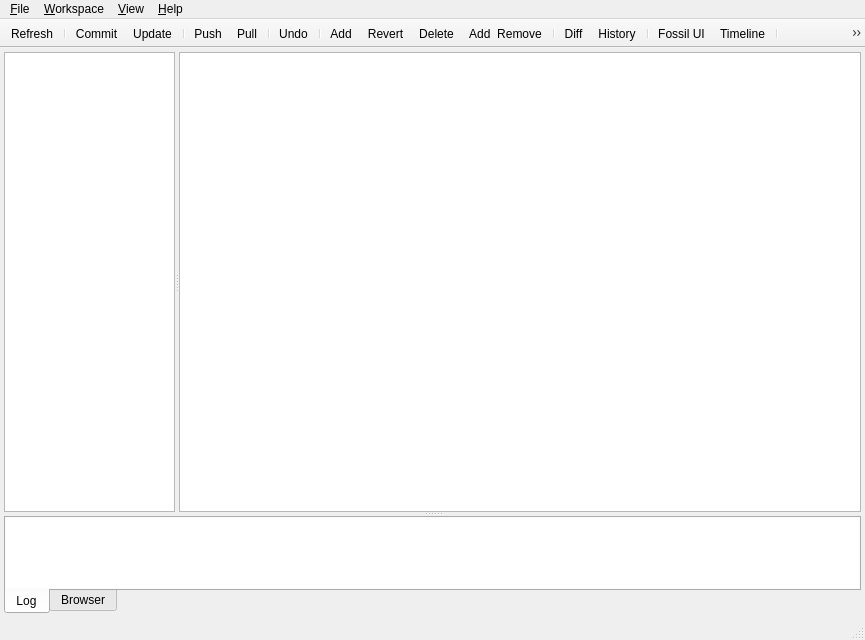
<?xml version="1.0" encoding="UTF-8"?>
<ui version="4.0">
 <class>MainWindow</class>
 <widget class="QMainWindow" name="MainWindow">
  <property name="geometry">
   <rect>
    <x>0</x>
    <y>0</y>
    <width>865</width>
    <height>640</height>
   </rect>
  </property>
  <property name="acceptDrops">
   <bool>true</bool>
  </property>
  <property name="windowTitle">
   <string>Diesel</string>
  </property>
  <property name="windowIcon">
   <iconset resource="../rsrc/resources.qrc">
    <normaloff>:/icons/icon-application</normaloff>:/icons/icon-application</iconset>
  </property>
  <property name="unifiedTitleAndToolBarOnMac">
   <bool>true</bool>
  </property>
  <widget class="QWidget" name="centralWidget">
   <layout class="QVBoxLayout" name="verticalLayout">
    <property name="leftMargin">
     <number>4</number>
    </property>
    <property name="topMargin">
     <number>4</number>
    </property>
    <property name="rightMargin">
     <number>4</number>
    </property>
    <property name="bottomMargin">
     <number>4</number>
    </property>
    <item>
     <widget class="QSplitter" name="splitterVertical">
      <property name="sizePolicy">
       <sizepolicy hsizetype="Preferred" vsizetype="Expanding">
        <horstretch>0</horstretch>
        <verstretch>0</verstretch>
       </sizepolicy>
      </property>
      <property name="orientation">
       <enum>Qt::Vertical</enum>
      </property>
      <widget class="QSplitter" name="splitterHorizontal">
       <property name="sizePolicy">
        <sizepolicy hsizetype="Expanding" vsizetype="Expanding">
         <horstretch>0</horstretch>
         <verstretch>75</verstretch>
        </sizepolicy>
       </property>
       <property name="orientation">
        <enum>Qt::Horizontal</enum>
       </property>
       <widget class="QTreeView" name="workspaceTreeView">
        <property name="sizePolicy">
         <sizepolicy hsizetype="Preferred" vsizetype="Expanding">
          <horstretch>20</horstretch>
          <verstretch>0</verstretch>
         </sizepolicy>
        </property>
        <property name="contextMenuPolicy">
         <enum>Qt::CustomContextMenu</enum>
        </property>
        <property name="editTriggers">
         <set>QAbstractItemView::NoEditTriggers</set>
        </property>
        <property name="selectionMode">
         <enum>QAbstractItemView::ExtendedSelection</enum>
        </property>
        <property name="selectionBehavior">
         <enum>QAbstractItemView::SelectItems</enum>
        </property>
        <property name="sortingEnabled">
         <bool>false</bool>
        </property>
        <attribute name="headerShowSortIndicator" stdset="0">
         <bool>false</bool>
        </attribute>
       </widget>
       <widget class="FileTableView" name="fileTableView">
        <property name="sizePolicy">
         <sizepolicy hsizetype="Preferred" vsizetype="Expanding">
          <horstretch>80</horstretch>
          <verstretch>0</verstretch>
         </sizepolicy>
        </property>
        <property name="contextMenuPolicy">
         <enum>Qt::CustomContextMenu</enum>
        </property>
        <property name="editTriggers">
         <set>QAbstractItemView::NoEditTriggers</set>
        </property>
        <property name="alternatingRowColors">
         <bool>true</bool>
        </property>
        <property name="selectionBehavior">
         <enum>QAbstractItemView::SelectRows</enum>
        </property>
        <property name="verticalScrollMode">
         <enum>QAbstractItemView::ScrollPerPixel</enum>
        </property>
        <property name="horizontalScrollMode">
         <enum>QAbstractItemView::ScrollPerPixel</enum>
        </property>
        <property name="showGrid">
         <bool>false</bool>
        </property>
        <property name="sortingEnabled">
         <bool>true</bool>
        </property>
        <property name="wordWrap">
         <bool>false</bool>
        </property>
        <attribute name="horizontalHeaderMinimumSectionSize">
         <number>20</number>
        </attribute>
        <attribute name="horizontalHeaderHighlightSections">
         <bool>false</bool>
        </attribute>
        <attribute name="horizontalHeaderShowSortIndicator" stdset="0">
         <bool>true</bool>
        </attribute>
        <attribute name="horizontalHeaderStretchLastSection">
         <bool>true</bool>
        </attribute>
        <attribute name="verticalHeaderVisible">
         <bool>false</bool>
        </attribute>
        <attribute name="verticalHeaderDefaultSectionSize">
         <number>30</number>
        </attribute>
       </widget>
      </widget>
      <widget class="QTabWidget" name="tabWidget">
       <property name="sizePolicy">
        <sizepolicy hsizetype="Expanding" vsizetype="Expanding">
         <horstretch>0</horstretch>
         <verstretch>8</verstretch>
        </sizepolicy>
       </property>
       <property name="tabPosition">
        <enum>QTabWidget::South</enum>
       </property>
       <property name="currentIndex">
        <number>0</number>
       </property>
       <widget class="QWidget" name="tabLog">
        <attribute name="title">
         <string>Log</string>
        </attribute>
        <layout class="QVBoxLayout" name="verticalLayout_2">
         <property name="leftMargin">
          <number>0</number>
         </property>
         <property name="topMargin">
          <number>0</number>
         </property>
         <property name="rightMargin">
          <number>0</number>
         </property>
         <property name="bottomMargin">
          <number>0</number>
         </property>
         <item>
          <widget class="QTextBrowser" name="textBrowser">
           <property name="sizePolicy">
            <sizepolicy hsizetype="Preferred" vsizetype="Preferred">
             <horstretch>0</horstretch>
             <verstretch>0</verstretch>
            </sizepolicy>
           </property>
           <property name="contextMenuPolicy">
            <enum>Qt::CustomContextMenu</enum>
           </property>
           <property name="frameShape">
            <enum>QFrame::NoFrame</enum>
           </property>
          </widget>
         </item>
        </layout>
       </widget>
       <widget class="QWidget" name="tabBrowser">
        <attribute name="title">
         <string>Browser</string>
        </attribute>
        <layout class="QVBoxLayout" name="verticalLayout_3">
         <property name="spacing">
          <number>0</number>
         </property>
         <property name="leftMargin">
          <number>0</number>
         </property>
         <property name="topMargin">
          <number>0</number>
         </property>
         <property name="rightMargin">
          <number>0</number>
         </property>
         <property name="bottomMargin">
          <number>0</number>
         </property>
        </layout>
       </widget>
      </widget>
     </widget>
    </item>
   </layout>
  </widget>
  <widget class="QMenuBar" name="menuBar">
   <property name="geometry">
    <rect>
     <x>0</x>
     <y>0</y>
     <width>865</width>
     <height>20</height>
    </rect>
   </property>
   <widget class="QMenu" name="menuFile">
    <property name="title">
     <string>&amp;File</string>
    </property>
    <addaction name="actionNewRepository"/>
    <addaction name="actionCloneRepository"/>
    <addaction name="separator"/>
    <addaction name="actionOpenRepository"/>
    <addaction name="actionCloseRepository"/>
    <addaction name="separator"/>
    <addaction name="actionSettings"/>
    <addaction name="separator"/>
    <addaction name="separator"/>
    <addaction name="actionQuit"/>
   </widget>
   <widget class="QMenu" name="menuHelp">
    <property name="title">
     <string>&amp;Help</string>
    </property>
    <addaction name="actionAbout"/>
   </widget>
   <widget class="QMenu" name="menuView">
    <property name="title">
     <string>&amp;View</string>
    </property>
    <addaction name="actionViewAll"/>
    <addaction name="actionViewModifedOnly"/>
    <addaction name="separator"/>
    <addaction name="actionViewModified"/>
    <addaction name="actionViewUnchanged"/>
    <addaction name="actionViewUnknown"/>
    <addaction name="actionViewIgnored"/>
    <addaction name="separator"/>
    <addaction name="actionViewAsList"/>
    <addaction name="actionViewAsFolders"/>
   </widget>
   <widget class="QMenu" name="menuWorkspace">
    <property name="title">
     <string>&amp;Workspace</string>
    </property>
    <addaction name="actionRefresh"/>
    <addaction name="separator"/>
    <addaction name="actionCommit"/>
    <addaction name="actionUpdate"/>
    <addaction name="separator"/>
    <addaction name="actionPush"/>
    <addaction name="actionPull"/>
    <addaction name="separator"/>
    <addaction name="actionUndo"/>
    <addaction name="separator"/>
    <addaction name="actionCreateBranch"/>
    <addaction name="actionCreateTag"/>
    <addaction name="actionCreateStash"/>
    <addaction name="separator"/>
    <addaction name="actionFossilSettings"/>
   </widget>
   <addaction name="menuFile"/>
   <addaction name="menuWorkspace"/>
   <addaction name="menuView"/>
   <addaction name="menuHelp"/>
  </widget>
  <widget class="QToolBar" name="mainToolBar">
   <property name="windowTitle">
    <string>Main Toolbar</string>
   </property>
   <property name="movable">
    <bool>false</bool>
   </property>
   <property name="iconSize">
    <size>
     <width>32</width>
     <height>32</height>
    </size>
   </property>
   <property name="toolButtonStyle">
    <enum>Qt::ToolButtonIconOnly</enum>
   </property>
   <property name="floatable">
    <bool>false</bool>
   </property>
   <attribute name="toolBarArea">
    <enum>TopToolBarArea</enum>
   </attribute>
   <attribute name="toolBarBreak">
    <bool>false</bool>
   </attribute>
   <addaction name="actionRefresh"/>
   <addaction name="separator"/>
   <addaction name="actionCommit"/>
   <addaction name="actionUpdate"/>
   <addaction name="separator"/>
   <addaction name="actionPush"/>
   <addaction name="actionPull"/>
   <addaction name="separator"/>
   <addaction name="actionUndo"/>
   <addaction name="separator"/>
   <addaction name="actionAdd"/>
   <addaction name="actionRevert"/>
   <addaction name="actionDelete"/>
   <addaction name="actionAddRemove"/>
   <addaction name="separator"/>
   <addaction name="actionDiff"/>
   <addaction name="actionHistory"/>
   <addaction name="separator"/>
   <addaction name="actionFossilUI"/>
   <addaction name="actionTimeline"/>
   <addaction name="separator"/>
   <addaction name="actionOpenContaining"/>
  </widget>
  <widget class="QStatusBar" name="statusBar"/>
  <action name="actionRefresh">
   <property name="icon">
    <iconset resource="../rsrc/resources.qrc">
     <normaloff>:/icons/icon-action-refresh</normaloff>:/icons/icon-action-refresh</iconset>
   </property>
   <property name="text">
    <string>&amp;Refresh</string>
   </property>
   <property name="toolTip">
    <string>Refresh the views</string>
   </property>
   <property name="statusTip">
    <string>Refresh the views</string>
   </property>
   <property name="shortcut">
    <string>F5</string>
   </property>
  </action>
  <action name="actionCommit">
   <property name="icon">
    <iconset resource="../rsrc/resources.qrc">
     <normaloff>:/icons/icon-action-commit</normaloff>:/icons/icon-action-commit</iconset>
   </property>
   <property name="text">
    <string>&amp;Commit</string>
   </property>
   <property name="toolTip">
    <string>Commit modifications</string>
   </property>
   <property name="statusTip">
    <string>Commit modifications</string>
   </property>
   <property name="shortcut">
    <string>Ctrl+M</string>
   </property>
  </action>
  <action name="actionDiff">
   <property name="icon">
    <iconset resource="../rsrc/resources.qrc">
     <normaloff>:/icons/icon-item-diff</normaloff>:/icons/icon-item-diff</iconset>
   </property>
   <property name="text">
    <string>Diff</string>
   </property>
   <property name="toolTip">
    <string>Display the differences between the current and last committed version</string>
   </property>
   <property name="statusTip">
    <string>Display the differences between the current and last committed version</string>
   </property>
   <property name="shortcut">
    <string>Ctrl+D</string>
   </property>
  </action>
  <action name="actionAdd">
   <property name="icon">
    <iconset resource="../rsrc/resources.qrc">
     <normaloff>:/icons/icon-item-add</normaloff>:/icons/icon-item-add</iconset>
   </property>
   <property name="text">
    <string>Add</string>
   </property>
   <property name="toolTip">
    <string>Add files to the repository</string>
   </property>
   <property name="statusTip">
    <string>Add files to the repository</string>
   </property>
   <property name="shortcut">
    <string>Ctrl++</string>
   </property>
  </action>
  <action name="actionDelete">
   <property name="icon">
    <iconset resource="../rsrc/resources.qrc">
     <normaloff>:/icons/icon-item-delete</normaloff>:/icons/icon-item-delete</iconset>
   </property>
   <property name="text">
    <string>Delete</string>
   </property>
   <property name="toolTip">
    <string>Delete files from the repository</string>
   </property>
   <property name="statusTip">
    <string>Delete files from the repository</string>
   </property>
   <property name="shortcut">
    <string>Ctrl+-</string>
   </property>
  </action>
  <action name="actionNewRepository">
   <property name="icon">
    <iconset resource="../rsrc/resources.qrc">
     <normaloff>:/icons/icon-action-repo-new</normaloff>:/icons/icon-action-repo-new</iconset>
   </property>
   <property name="text">
    <string>&amp;New...</string>
   </property>
   <property name="toolTip">
    <string>Make a new Fossil repository</string>
   </property>
   <property name="statusTip">
    <string>Make a new Fossil repository</string>
   </property>
   <property name="shortcut">
    <string>Ctrl+N</string>
   </property>
  </action>
  <action name="actionOpenRepository">
   <property name="icon">
    <iconset resource="../rsrc/resources.qrc">
     <normaloff>:/icons/icon-action-repo-open</normaloff>:/icons/icon-action-repo-open</iconset>
   </property>
   <property name="text">
    <string>&amp;Open...</string>
   </property>
   <property name="toolTip">
    <string>Open a Fossil repository or workspace folder</string>
   </property>
   <property name="statusTip">
    <string>Open a Fossil repository or workspace folder</string>
   </property>
   <property name="shortcut">
    <string>Ctrl+O</string>
   </property>
   <property name="iconVisibleInMenu">
    <bool>true</bool>
   </property>
  </action>
  <action name="actionCloseRepository">
   <property name="text">
    <string>&amp;Close</string>
   </property>
   <property name="toolTip">
    <string>Close the current workspace</string>
   </property>
   <property name="statusTip">
    <string>Close the current workspace</string>
   </property>
  </action>
  <action name="actionCloneRepository">
   <property name="icon">
    <iconset resource="../rsrc/resources.qrc">
     <normaloff>:/icons/icon-action-repo-clone</normaloff>:/icons/icon-action-repo-clone</iconset>
   </property>
   <property name="text">
    <string>C&amp;lone...</string>
   </property>
   <property name="statusTip">
    <string>Clone a remote repository</string>
   </property>
  </action>
  <action name="actionPush">
   <property name="icon">
    <iconset resource="../rsrc/resources.qrc">
     <normaloff>:/icons/icon-action-push</normaloff>:/icons/icon-action-push</iconset>
   </property>
   <property name="text">
    <string>&amp;Push</string>
   </property>
   <property name="toolTip">
    <string>Push changes to the default remote repository</string>
   </property>
   <property name="statusTip">
    <string>Push changes to the remote repository</string>
   </property>
   <property name="shortcut">
    <string>Ctrl+P</string>
   </property>
  </action>
  <action name="actionPull">
   <property name="icon">
    <iconset resource="../rsrc/resources.qrc">
     <normaloff>:/icons/icon-action-pull</normaloff>:/icons/icon-action-pull</iconset>
   </property>
   <property name="text">
    <string>Pu&amp;ll</string>
   </property>
   <property name="toolTip">
    <string>Pull changes from the default remote repository</string>
   </property>
   <property name="statusTip">
    <string>Pull changes from the remote repository</string>
   </property>
   <property name="shortcut">
    <string>Ctrl+L</string>
   </property>
  </action>
  <action name="actionPushRemote">
   <property name="icon">
    <iconset resource="../rsrc/resources.qrc">
     <normaloff>:/icons/icon-action-push</normaloff>:/icons/icon-action-push</iconset>
   </property>
   <property name="text">
    <string>&amp;Push to Remote</string>
   </property>
   <property name="toolTip">
    <string>Push changes to a remote repository</string>
   </property>
   <property name="statusTip">
    <string>Push changes to a remote repository</string>
   </property>
  </action>
  <action name="actionPullRemote">
   <property name="icon">
    <iconset resource="../rsrc/resources.qrc">
     <normaloff>:/icons/icon-action-pull</normaloff>:/icons/icon-action-pull</iconset>
   </property>
   <property name="text">
    <string>Pu&amp;ll from Remote</string>
   </property>
   <property name="toolTip">
    <string>Pull changes from a remote repository</string>
   </property>
   <property name="statusTip">
    <string>Pull changes from a remote repository</string>
   </property>
  </action>
  <action name="actionRename">
   <property name="icon">
    <iconset resource="../rsrc/resources.qrc">
     <normaloff>:/icons/icon-item-rename</normaloff>:/icons/icon-item-rename</iconset>
   </property>
   <property name="text">
    <string>Rename</string>
   </property>
   <property name="toolTip">
    <string>Rename the selected file</string>
   </property>
   <property name="statusTip">
    <string>Rename the selected file</string>
   </property>
   <property name="shortcut">
    <string>Ctrl+R</string>
   </property>
  </action>
  <action name="actionQuit">
   <property name="icon">
    <iconset resource="../rsrc/resources.qrc">
     <normaloff>:/icons/icon-action-quit</normaloff>:/icons/icon-action-quit</iconset>
   </property>
   <property name="text">
    <string>&amp;Quit</string>
   </property>
   <property name="statusTip">
    <string>Quit</string>
   </property>
   <property name="shortcut">
    <string>Ctrl+Q</string>
   </property>
   <property name="menuRole">
    <enum>QAction::QuitRole</enum>
   </property>
   <property name="iconVisibleInMenu">
    <bool>true</bool>
   </property>
  </action>
  <action name="actionHistory">
   <property name="icon">
    <iconset resource="../rsrc/resources.qrc">
     <normaloff>:/icons/icon-item-history</normaloff>:/icons/icon-item-history</iconset>
   </property>
   <property name="text">
    <string>History</string>
   </property>
   <property name="toolTip">
    <string>Display the version history of a file via the Fossil UI</string>
   </property>
   <property name="statusTip">
    <string>Display the version history of a file via the Fossil UI</string>
   </property>
   <property name="shortcut">
    <string>Ctrl+H</string>
   </property>
  </action>
  <action name="actionFossilUI">
   <property name="checkable">
    <bool>true</bool>
   </property>
   <property name="icon">
    <iconset resource="../rsrc/resources.qrc">
     <normaloff>:/icons/icon-webview</normaloff>:/icons/icon-webview</iconset>
   </property>
   <property name="text">
    <string>Fossil UI</string>
   </property>
   <property name="toolTip">
    <string>Starts the Fossil UI in the Web Browser</string>
   </property>
   <property name="statusTip">
    <string>Starts the Fossil UI in the Web Browser</string>
   </property>
  </action>
  <action name="actionRevert">
   <property name="icon">
    <iconset resource="../rsrc/resources.qrc">
     <normaloff>:/icons/icon-item-revert</normaloff>:/icons/icon-item-revert</iconset>
   </property>
   <property name="text">
    <string>Revert</string>
   </property>
   <property name="toolTip">
    <string>Revert files to the last commited version</string>
   </property>
   <property name="statusTip">
    <string>Revert files to the last commited version</string>
   </property>
  </action>
  <action name="actionClearLog">
   <property name="icon">
    <iconset resource="../rsrc/resources.qrc">
     <normaloff>:/icons/icon-clear-log</normaloff>:/icons/icon-clear-log</iconset>
   </property>
   <property name="text">
    <string>Clear Log</string>
   </property>
   <property name="toolTip">
    <string>Clears the log</string>
   </property>
   <property name="shortcut">
    <string>Ctrl+K</string>
   </property>
  </action>
  <action name="actionTimeline">
   <property name="icon">
    <iconset resource="../rsrc/resources.qrc">
     <normaloff>:/icons/icon-action-timeline</normaloff>:/icons/icon-action-timeline</iconset>
   </property>
   <property name="text">
    <string>Timeline</string>
   </property>
   <property name="toolTip">
    <string>Display the change history of the Fossil repository</string>
   </property>
   <property name="statusTip">
    <string>Display the change history of the Fossil repository</string>
   </property>
  </action>
  <action name="actionOpenFile">
   <property name="icon">
    <iconset resource="../rsrc/resources.qrc">
     <normaloff>:/icons/icon-item-file</normaloff>:/icons/icon-item-file</iconset>
   </property>
   <property name="text">
    <string>Open File</string>
   </property>
   <property name="toolTip">
    <string>Open the selected file</string>
   </property>
   <property name="statusTip">
    <string>Open the selected file</string>
   </property>
   <property name="shortcut">
    <string>Ctrl+Return</string>
   </property>
  </action>
  <action name="actionOpenContaining">
   <property name="icon">
    <iconset resource="../rsrc/resources.qrc">
     <normaloff>:/icons/icon-action-folder-explore</normaloff>:/icons/icon-action-folder-explore</iconset>
   </property>
   <property name="text">
    <string>Open Containing</string>
   </property>
   <property name="toolTip">
    <string>Open the folder containing the selected file</string>
   </property>
   <property name="statusTip">
    <string>Open the folder containing the selected file</string>
   </property>
   <property name="shortcut">
    <string>Alt+Return</string>
   </property>
  </action>
  <action name="actionUndo">
   <property name="icon">
    <iconset resource="../rsrc/resources.qrc">
     <normaloff>:/icons/icon-action-undo</normaloff>:/icons/icon-action-undo</iconset>
   </property>
   <property name="text">
    <string>U&amp;ndo</string>
   </property>
   <property name="toolTip">
    <string>Undo the last Fossil action</string>
   </property>
   <property name="statusTip">
    <string>Undo the last Fossil action</string>
   </property>
   <property name="shortcut">
    <string>Ctrl+Z</string>
   </property>
  </action>
  <action name="actionAbout">
   <property name="icon">
    <iconset resource="../rsrc/resources.qrc">
     <normaloff>:/icons/icon-application</normaloff>:/icons/icon-application</iconset>
   </property>
   <property name="text">
    <string>&amp;About...</string>
   </property>
   <property name="statusTip">
    <string>About Diesel</string>
   </property>
   <property name="menuRole">
    <enum>QAction::AboutRole</enum>
   </property>
  </action>
  <action name="actionUpdate">
   <property name="icon">
    <iconset resource="../rsrc/resources.qrc">
     <normaloff>:/icons/icon-action-update</normaloff>:/icons/icon-action-update</iconset>
   </property>
   <property name="text">
    <string>&amp;Update</string>
   </property>
   <property name="toolTip">
    <string>Update the workspace to a revision</string>
   </property>
   <property name="statusTip">
    <string>Update the workspace to the latest version</string>
   </property>
   <property name="shortcut">
    <string>Ctrl+U</string>
   </property>
  </action>
  <action name="actionSettings">
   <property name="icon">
    <iconset resource="../rsrc/resources.qrc">
     <normaloff>:/icons/icon-action-settings</normaloff>:/icons/icon-action-settings</iconset>
   </property>
   <property name="text">
    <string>&amp;Preferences...</string>
   </property>
   <property name="toolTip">
    <string>Diesel Preferences</string>
   </property>
   <property name="statusTip">
    <string>Diesel Preferences</string>
   </property>
   <property name="menuRole">
    <enum>QAction::PreferencesRole</enum>
   </property>
  </action>
  <action name="actionViewModified">
   <property name="checkable">
    <bool>true</bool>
   </property>
   <property name="checked">
    <bool>true</bool>
   </property>
   <property name="text">
    <string>&amp;Modified Files</string>
   </property>
   <property name="statusTip">
    <string>Show modifed files</string>
   </property>
  </action>
  <action name="actionViewUnchanged">
   <property name="checkable">
    <bool>true</bool>
   </property>
   <property name="checked">
    <bool>true</bool>
   </property>
   <property name="text">
    <string>&amp;Unchanged Files</string>
   </property>
   <property name="statusTip">
    <string>Show unchanged files</string>
   </property>
  </action>
  <action name="actionViewUnknown">
   <property name="checkable">
    <bool>true</bool>
   </property>
   <property name="checked">
    <bool>true</bool>
   </property>
   <property name="text">
    <string>Un&amp;known Files</string>
   </property>
   <property name="statusTip">
    <string>Show unknown files</string>
   </property>
  </action>
  <action name="actionViewIgnored">
   <property name="checkable">
    <bool>true</bool>
   </property>
   <property name="text">
    <string>&amp;Ignored Files</string>
   </property>
   <property name="statusTip">
    <string>Show ignored files</string>
   </property>
  </action>
  <action name="actionViewAsList">
   <property name="checkable">
    <bool>true</bool>
   </property>
   <property name="text">
    <string>File &amp;List</string>
   </property>
   <property name="iconText">
    <string>View files as a list</string>
   </property>
   <property name="toolTip">
    <string>View files as a list</string>
   </property>
   <property name="statusTip">
    <string>View the workspace as a list of files</string>
   </property>
  </action>
  <action name="actionOpenFolder">
   <property name="icon">
    <iconset resource="../rsrc/resources.qrc">
     <normaloff>:/icons/icon-item-folder</normaloff>:/icons/icon-item-folder</iconset>
   </property>
   <property name="text">
    <string>Open Folder</string>
   </property>
   <property name="toolTip">
    <string>Open the selected folder</string>
   </property>
   <property name="statusTip">
    <string>Open the selected folder</string>
   </property>
  </action>
  <action name="actionRenameFolder">
   <property name="icon">
    <iconset resource="../rsrc/resources.qrc">
     <normaloff>:/icons/icon-action-folder-rename</normaloff>:/icons/icon-action-folder-rename</iconset>
   </property>
   <property name="text">
    <string>Rename Folder</string>
   </property>
   <property name="toolTip">
    <string>Rename the selected folder</string>
   </property>
   <property name="statusTip">
    <string>Rename the selected folder</string>
   </property>
  </action>
  <action name="actionCreateStash">
   <property name="icon">
    <iconset resource="../rsrc/resources.qrc">
     <normaloff>:/icons/icon-action-stash-new</normaloff>:/icons/icon-action-stash-new</iconset>
   </property>
   <property name="text">
    <string>&amp;Stash Changes</string>
   </property>
   <property name="statusTip">
    <string>Stash changes</string>
   </property>
  </action>
  <action name="actionApplyStash">
   <property name="icon">
    <iconset resource="../rsrc/resources.qrc">
     <normaloff>:/icons/icon-action-stash-apply</normaloff>:/icons/icon-action-stash-apply</iconset>
   </property>
   <property name="text">
    <string>Apply Stash</string>
   </property>
   <property name="iconText">
    <string>Apply stashed changes</string>
   </property>
   <property name="toolTip">
    <string>Apply stashed changes</string>
   </property>
  </action>
  <action name="actionDeleteStash">
   <property name="icon">
    <iconset resource="../rsrc/resources.qrc">
     <normaloff>:/icons/icon-action-stash-delete</normaloff>:/icons/icon-action-stash-delete</iconset>
   </property>
   <property name="text">
    <string>Delete Stash</string>
   </property>
  </action>
  <action name="actionDiffStash">
   <property name="icon">
    <iconset resource="../rsrc/resources.qrc">
     <normaloff>:/icons/icon-action-stash-diff</normaloff>:/icons/icon-action-stash-diff</iconset>
   </property>
   <property name="text">
    <string>Diff Stash</string>
   </property>
  </action>
  <action name="actionCreateTag">
   <property name="icon">
    <iconset resource="../rsrc/resources.qrc">
     <normaloff>:/icons/icon-action-tag-new</normaloff>:/icons/icon-action-tag-new</iconset>
   </property>
   <property name="text">
    <string>Create &amp;Tag</string>
   </property>
   <property name="toolTip">
    <string>Create a tag for a revision</string>
   </property>
   <property name="statusTip">
    <string>Create a tag for a revision</string>
   </property>
  </action>
  <action name="actionDeleteTag">
   <property name="icon">
    <iconset resource="../rsrc/resources.qrc">
     <normaloff>:/icons/icon-action-tag-delete</normaloff>:/icons/icon-action-tag-delete</iconset>
   </property>
   <property name="text">
    <string>Delete Tag</string>
   </property>
   <property name="toolTip">
    <string>Delete Tag</string>
   </property>
  </action>
  <action name="actionCreateBranch">
   <property name="icon">
    <iconset resource="../rsrc/resources.qrc">
     <normaloff>:/icons/icon-item-branch</normaloff>:/icons/icon-item-branch</iconset>
   </property>
   <property name="text">
    <string>Create &amp;Branch</string>
   </property>
   <property name="toolTip">
    <string>Create a branch from a revision</string>
   </property>
   <property name="statusTip">
    <string>Create a branch from a revision</string>
   </property>
  </action>
  <action name="actionMergeBranch">
   <property name="icon">
    <iconset resource="../rsrc/resources.qrc">
     <normaloff>:/icons/icon-action-merge</normaloff>:/icons/icon-action-merge</iconset>
   </property>
   <property name="text">
    <string>Merge Branch</string>
   </property>
   <property name="toolTip">
    <string>Merge with a branch</string>
   </property>
   <property name="statusTip">
    <string>Merge with a branch</string>
   </property>
  </action>
  <action name="actionViewAsFolders">
   <property name="checkable">
    <bool>true</bool>
   </property>
   <property name="text">
    <string>Files and F&amp;olders</string>
   </property>
   <property name="toolTip">
    <string>View files and folders</string>
   </property>
   <property name="statusTip">
    <string>View the workspace as files and folders</string>
   </property>
  </action>
  <action name="actionViewAll">
   <property name="text">
    <string>&amp;All Files</string>
   </property>
   <property name="statusTip">
    <string>Show all files</string>
   </property>
  </action>
  <action name="actionViewModifedOnly">
   <property name="text">
    <string>Mo&amp;dified Files Only</string>
   </property>
   <property name="statusTip">
    <string>Show modified files only</string>
   </property>
  </action>
  <action name="actionFossilSettings">
   <property name="icon">
    <iconset resource="../rsrc/resources.qrc">
     <normaloff>:/icons/icon-action-settings</normaloff>:/icons/icon-action-settings</iconset>
   </property>
   <property name="text">
    <string>F&amp;ossil Settings</string>
   </property>
  </action>
  <action name="actionEditRemote">
   <property name="text">
    <string>Edit Remote</string>
   </property>
   <property name="toolTip">
    <string>Edit Remote URL</string>
   </property>
  </action>
  <action name="actionSetDefaultRemote">
   <property name="text">
    <string>Set Remote as Default</string>
   </property>
   <property name="statusTip">
    <string>Makes the selected remote </string>
   </property>
  </action>
  <action name="actionAddRemote">
   <property name="text">
    <string>Add Remote</string>
   </property>
   <property name="statusTip">
    <string>Adds a Remote Url</string>
   </property>
  </action>
  <action name="actionDeleteRemote">
   <property name="text">
    <string>Delete Remote</string>
   </property>
  </action>
  <action name="actionAbortOperation">
   <property name="icon">
    <iconset resource="../rsrc/resources.qrc">
     <normaloff>:/icons/icon-action-stop</normaloff>:/icons/icon-action-stop</iconset>
   </property>
   <property name="text">
    <string>abortOperation</string>
   </property>
   <property name="toolTip">
    <string>Abort the current operation</string>
   </property>
   <property name="shortcut">
    <string notr="true">Esc</string>
   </property>
  </action>
  <action name="actionAddRemove">
   <property name="icon">
    <iconset resource="../rsrc/resources.qrc">
     <normaloff>:/icons/icon-item-addremove</normaloff>:/icons/icon-item-addremove</iconset>
   </property>
   <property name="text">
    <string>Add &amp; Remove</string>
   </property>
   <property name="toolTip">
    <string>Add &amp; Remove files</string>
   </property>
  </action>
 </widget>
 <layoutdefault spacing="6" margin="11"/>
 <customwidgets>
  <customwidget>
   <class>FileTableView</class>
   <extends>QTableView</extends>
   <header>FileTableView.h</header>
  </customwidget>
 </customwidgets>
 <resources>
  <include location="../rsrc/resources.qrc"/>
 </resources>
 <connections/>
</ui>
